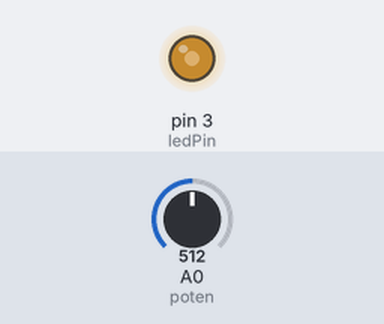
Bench run of a sketch on a simulated Arduino Uno, built with avr-gcc and run on an emulated ATmega328P. On the bench: output pins drawn as LEDs (lit = HIGH). Inputs (shaded band) come from the test bench; at power-on: A0 (poten) = 512.

Above: at 1.2 s.
1.3 s: A0 (poten) set to 716
At 1.9 s:
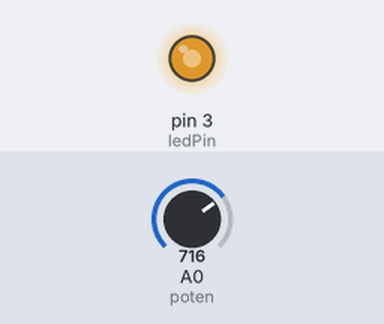
2.8 s: A0 (poten) set to 900
At 3.1 s:
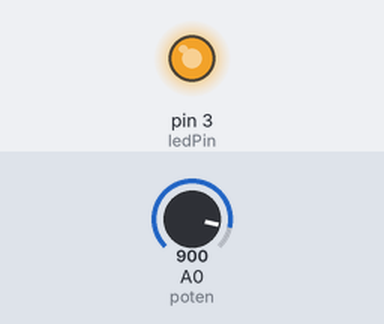
4.3 s: A0 (poten) set to 122
At 5.4 s:
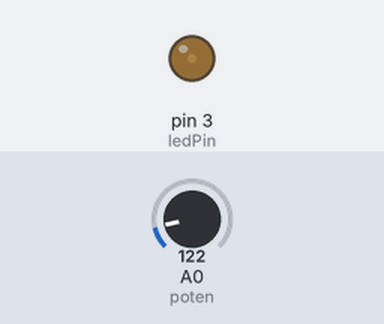
5.8 s: A0 (poten) set to 0
At 6.5 s:
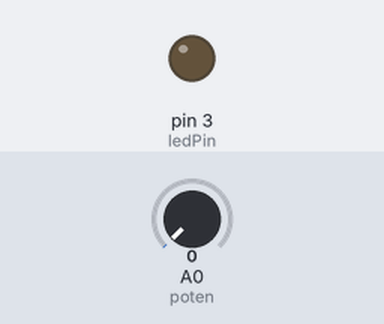
Timing chart, 0 to 8.3 s (numbered marks = the images above; inputs shaded):
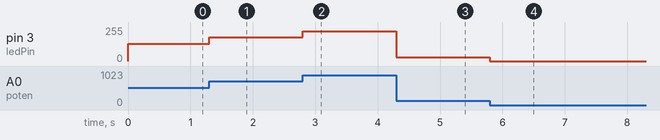

The sketch:

TPC_22_Novembro.ino
```cpp
int ledPin=3;
int poten=0;
int volt;

void setup() {
  Serial.begin(9600);
  pinMode(ledPin, OUTPUT);

}

void loop() {
	volt = analogRead(poten);
	analogWrite(ledPin,volt/4);
}
```

Measured:
- after the input at 1.3 s, pin 3 (ledPin): 128/255 → 179/255 at once
- after the input at 2.8 s, pin 3 (ledPin): 179/255 → 225/255 at once
- after the input at 4.3 s, pin 3 (ledPin): 225/255 → 30/255 at once
- after the input at 5.8 s, pin 3 (ledPin): 30/255 → 0/255 at once
